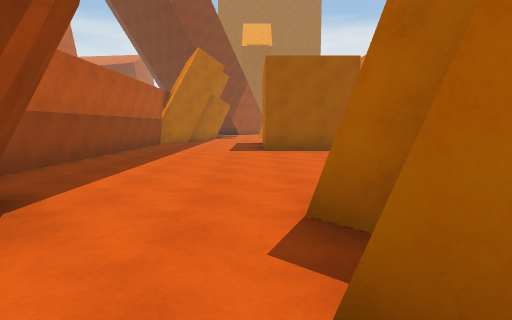
[1] (above)

20 first-person views from a walk through a scene from a Unity 3-D project. The camera is 1.4 m above the floor, tilts 6° down and sees 75° across. The floor is counted in squares, 2 m on a side. Each view is taken from the middle of a square. On the plan, view 1 faces up. The plan holds only what a view shows up to about 10 squares ahead; the rest is blank. The place goes on beyond the plan. Surface patterns are stand-ins for the level's own textures.

[2]
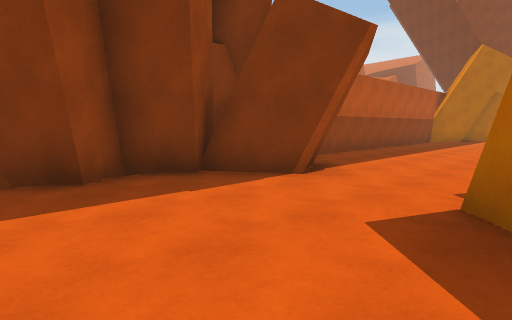

[3]
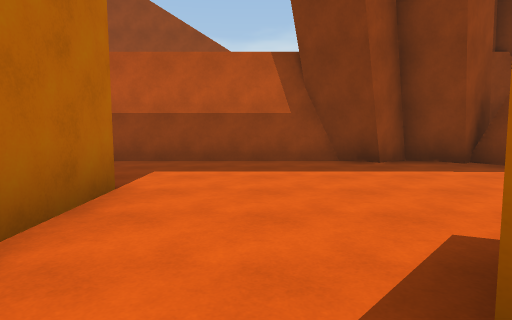

[4]
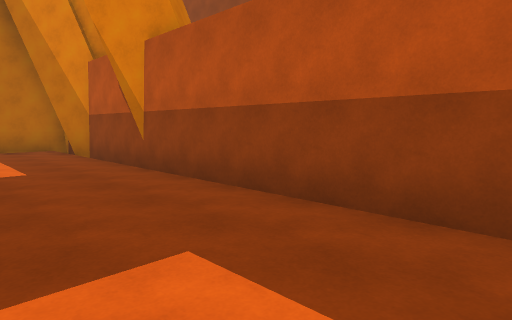

[5]
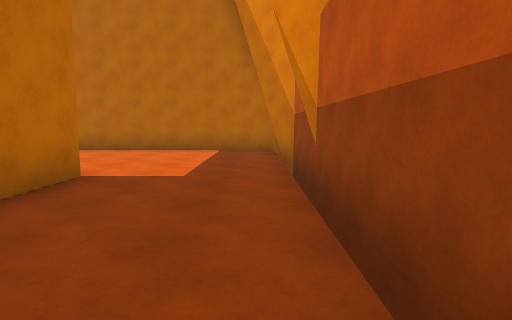

[6]
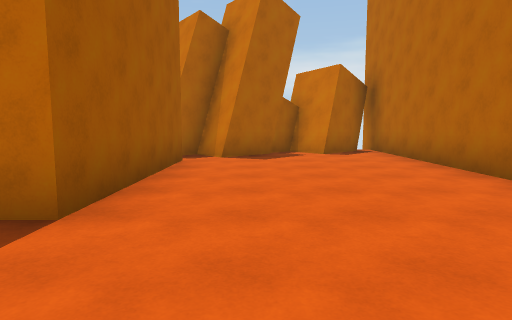

[7]
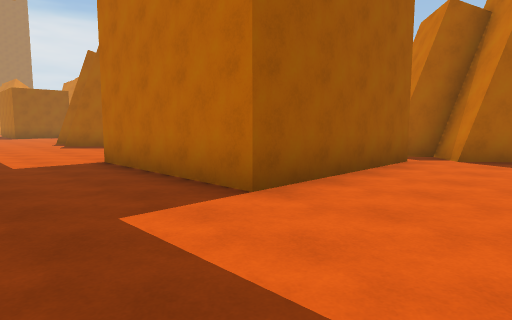

[8]
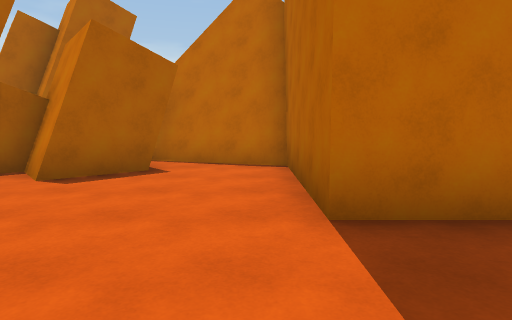

[9]
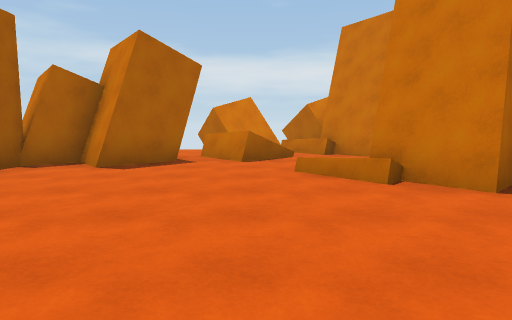

[10]
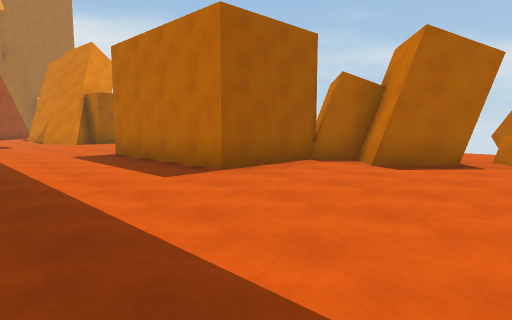

[11]
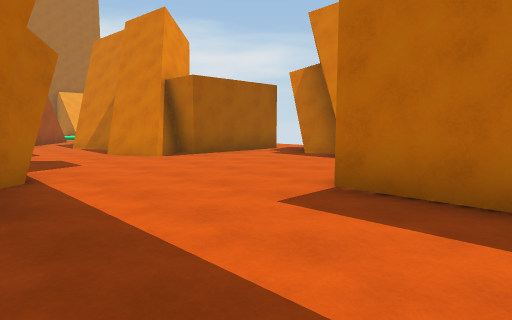

[12]
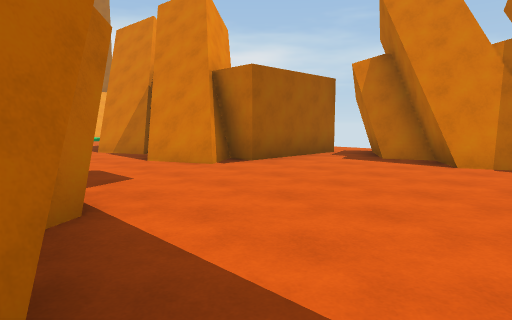

[13]
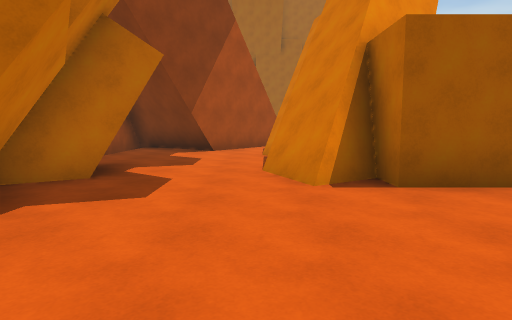

[14]
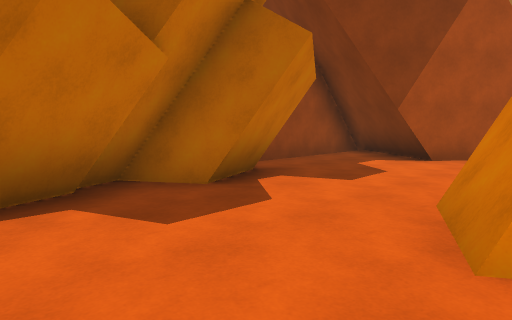

[15]
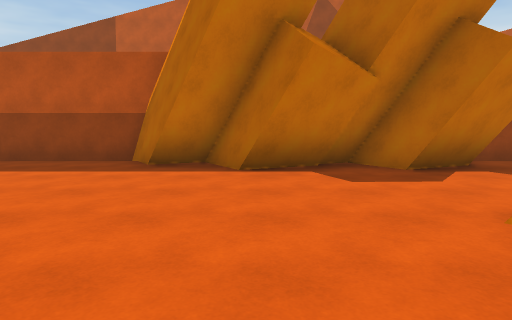

[16]
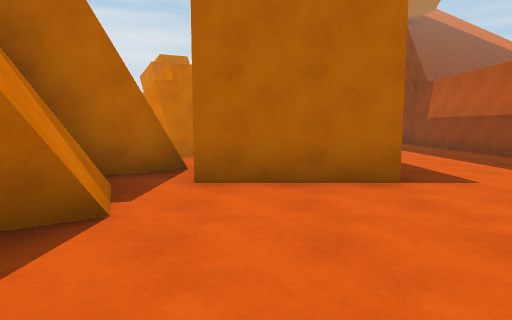

[17]
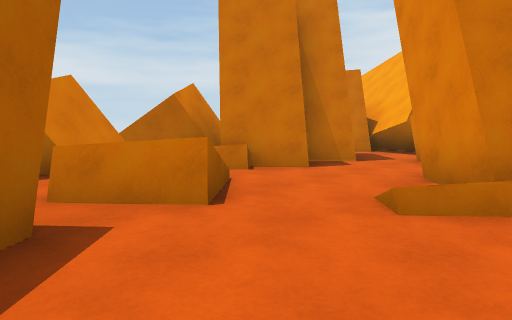

[18]
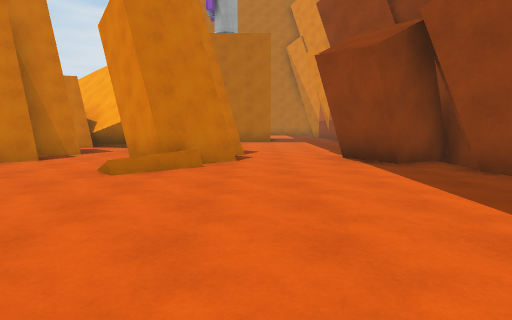

[19]
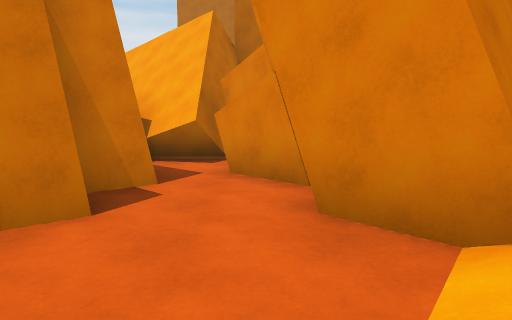

[20]
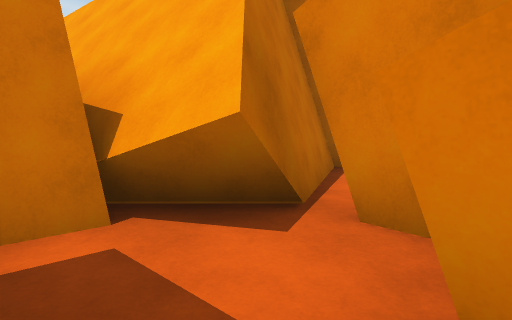

### Floor plan
Key: @ floor where view 1 was taken; # wall or solid block; x gap in a wall; . floor; / step, stairs or slope; = window, fence, low wall or low ledge; v drop or lower ground.
Columns run from 4 left of view 1 to 7 right of it. Each row starts with its distance up from view 1.
 25 ##
 24 ####.
 23 #.#..
 22 #....#
 21 #....#
 20 ##...#
 19  ##..##
 18  #...####..
 17  #.......#.
 16  ##.....##
 15  #......#
 14 ##......#
 13 #....##.#
 12 #....# .#
 11 #....# .#
 10 #....# .#
  9 #....####
  8 #......##
  7 #......##  #
  6 #.......#=##
  5 #......./ /#
  4 #....//.//=#
  3 #.#..##..###
  2 ###..##..#
  1 ##...##..#
  0 #...@.##..
 -1 ##....##..#
 -2 #.....#####
 -3 #.......#vv
 -4 #......## vv
 -5 #...####/
 -6 #...#
 -7 #...#
 -8 #...####.#
 -9 #........#
-10 #........##
-11 #.........#
-12 #.........#
-13 #..........x
-14 ###########

Positions as (right, up) in squares from view 1, and headings:
1: (0, 0), facing up
2: (1, -2), facing up-left
3: (3, -3), facing left
4: (-1, -3), facing down-left
5: (-3, -4), facing down
6: (-3, -10), facing right
7: (-3, -11), facing up-right
8: (-3, -4), facing right
9: (-3, 5), facing right
10: (-3, 5), facing up-right
11: (-3, 11), facing up-right
12: (-3, 13), facing up-right
13: (0, 14), facing up
14: (1, 16), facing up-left
15: (3, 16), facing left
16: (2, 17), facing down
17: (1, 7), facing down-right
18: (0, 9), facing down
19: (3, 5), facing down
20: (4, 1), facing down
